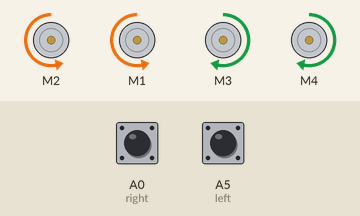
The sketch below on a simulated Arduino Uno, built with avr-gcc and run on an emulated ATmega328P. On the bench: 4 × DC motor (green arrow = forward, orange = backward, longer = faster). The test bench sets the inputs (shaded band); at power-on: A0 (right) LOW, A5 (left) HIGH. What the sketch prints to the serial monitor is not drawn.

Above: at 1.2 s.
1.3 s: A0 (right) pulled HIGH for 0.15 s
At 1.38 s:
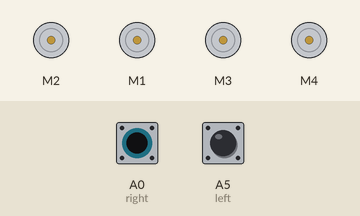
2.9 s: A5 (left) pulled LOW for 0.15 s
At 2.97 s:
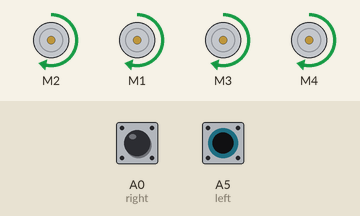
4.5 s: A5 (left) pulled LOW for 3.2 s
At 8.2 s:
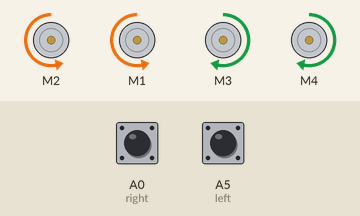
9.2 s: A0 (right) pulled HIGH for 3.2 s
At 9.5 s:
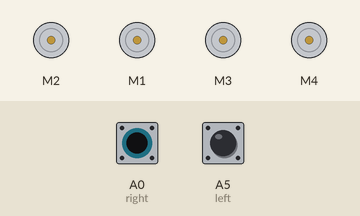
13.9 s: A0 (right) driven HIGH and A5 (left) driven LOW
At 14.3 s:
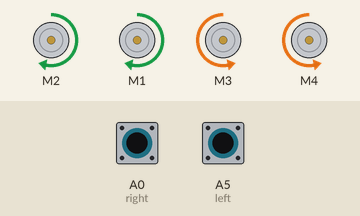
Timing chart, 0 to 16.4 s (numbered marks = the images above; inputs shaded):
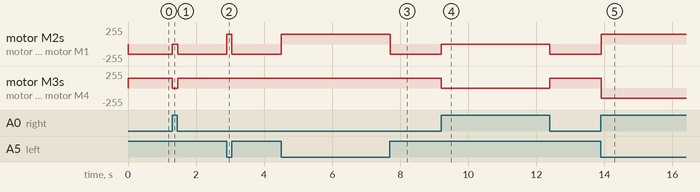

The sketch:

R11._Light_Following_Robot.ino
```cpp
// Include the AFMotor library
#include <AFMotor.h>

// Define the input pins for the left and right sensors
#define left A5
#define right A0

// Create instances of the AF_DCMotor class for the four motors
AF_DCMotor motorR1(2);
AF_DCMotor motorR2(1);
AF_DCMotor motorL1(3);
AF_DCMotor motorL2(4);

// This function is called once when the Arduino is first turned on or reset
void setup()
{
  // Set the pinMode for the left and right sensors to INPUT
  pinMode(left,INPUT);
  pinMode(right,INPUT);

  // Start the Serial communication at a baud rate of 9600
  Serial.begin(9600);

  // Set the speed of all four motors to 150
  motorR1.setSpeed(150);
  motorR2.setSpeed(150);
  motorL1.setSpeed(150);
  motorL2.setSpeed(150);
}

// This function runs repeatedly after setup() is called
void loop()
{
  // Print the values of the left and right sensors to the Serial Monitor
  Serial.println(digitalRead(left));
  Serial.println(digitalRead(right));

  // If the left sensor detects more light, turn left
  if(digitalRead(left)==LOW && digitalRead(right)==HIGH)
  {
    motorR1.run(FORWARD);
    motorR2.run(FORWARD);
    motorL1.run(BACKWARD);
    motorL2.run(BACKWARD);
  }

  // If the right sensor detects more light, turn right
  else if(digitalRead(left)==HIGH && digitalRead(right)==LOW)
  {
    motorR1.run(BACKWARD);
    motorR2.run(BACKWARD);
    motorL1.run(FORWARD);
    motorL2.run(FORWARD);
  }

  // If both sensors detect equal light levels, move forward
  else if(digitalRead(left)==LOW && digitalRead(right)==LOW)
  {
    motorR1.run(FORWARD);
    motorR2.run(FORWARD);
    motorL1.run(FORWARD);
    motorL2.run(FORWARD);
  }

  // If both sensors detect no light, stop moving
  else if(digitalRead(left)==HIGH && digitalRead(right)==HIGH)
  {
    motorR1.run(RELEASE);
    motorR2.run(RELEASE);
    motorL1.run(RELEASE);
    motorL2.run(RELEASE);
  }
}
```

Measured:
- after the input at 1.3 s, motor M2, motor M1: backward 150/255 → stopped at once, → backward 150/255 0.15 s later; motor M3, motor M4: forward 150/255 → stopped at once, → forward 150/255 0.15 s later
- after the input at 2.9 s, motor M2, motor M1: backward 150/255 → forward 150/255 at once, → backward 150/255 0.15 s later
- after the input at 4.5 s, motor M2, motor M1: backward 150/255 → forward 150/255 at once, → backward 150/255 3.2 s later
- after the input at 9.2 s, motor M2, motor M1: backward 150/255 → stopped at once, → backward 150/255 3.2 s later; motor M3, motor M4: forward 150/255 → stopped at once, → forward 150/255 3.2 s later
- after the input at 13.9 s, motor M2, motor M1: backward 150/255 → forward 150/255 at once; motor M3, motor M4: forward 150/255 → backward 150/255 at once
